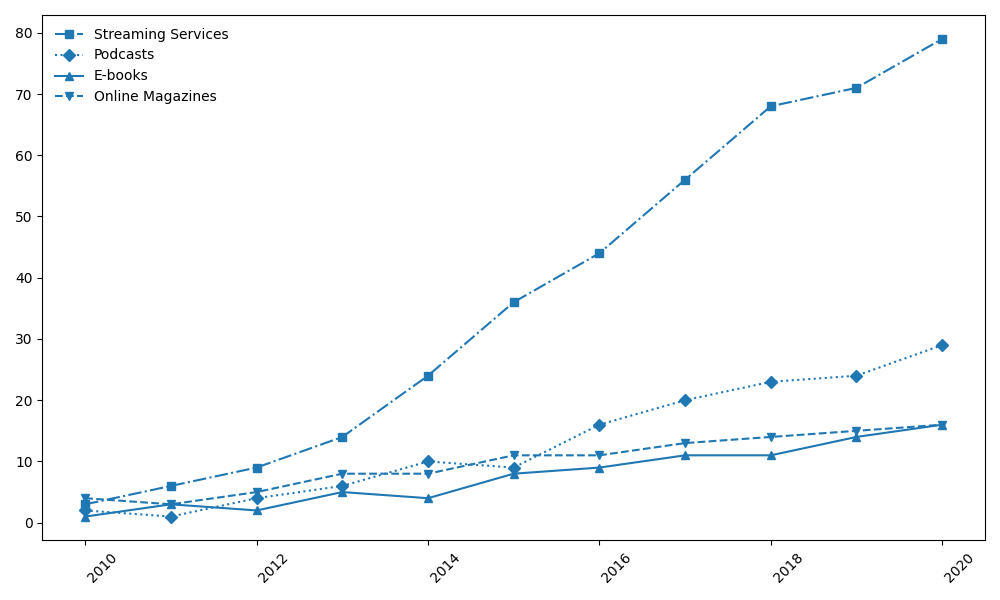

The Python source for this figure:
import matplotlib.pyplot as plt
import numpy as np

years = np.arange(2010, 2021)

streaming_services = np.array([3, 6, 9, 14, 24, 36, 44, 56, 68, 71, 79])
podcasts = np.array([2, 1, 4, 6, 10, 9, 16, 20, 23, 24, 29])
ebooks = np.array([1, 3, 2, 5, 4, 8, 9, 11, 11, 14, 16])
online_magazines = np.array([4, 3, 5, 8, 8, 11, 11, 13, 14, 15, 16])

fig, ax = plt.subplots(figsize=(10, 6))

common_color = '#1f77b4'

ax.plot(years, streaming_services, marker='s', color=common_color, linestyle='-.', label='Streaming Services')
ax.plot(years, podcasts, marker='D', color=common_color, linestyle=':', label='Podcasts')
ax.plot(years, ebooks, marker='^', color=common_color, linestyle='-', label='E-books')
ax.plot(years, online_magazines, marker='v', color=common_color, linestyle='--', label='Online Magazines')

ax.grid(False)

plt.xticks(rotation=45, ha='left')

plt.legend(loc='upper left', frameon=False)

plt.tight_layout()

plt.show()
